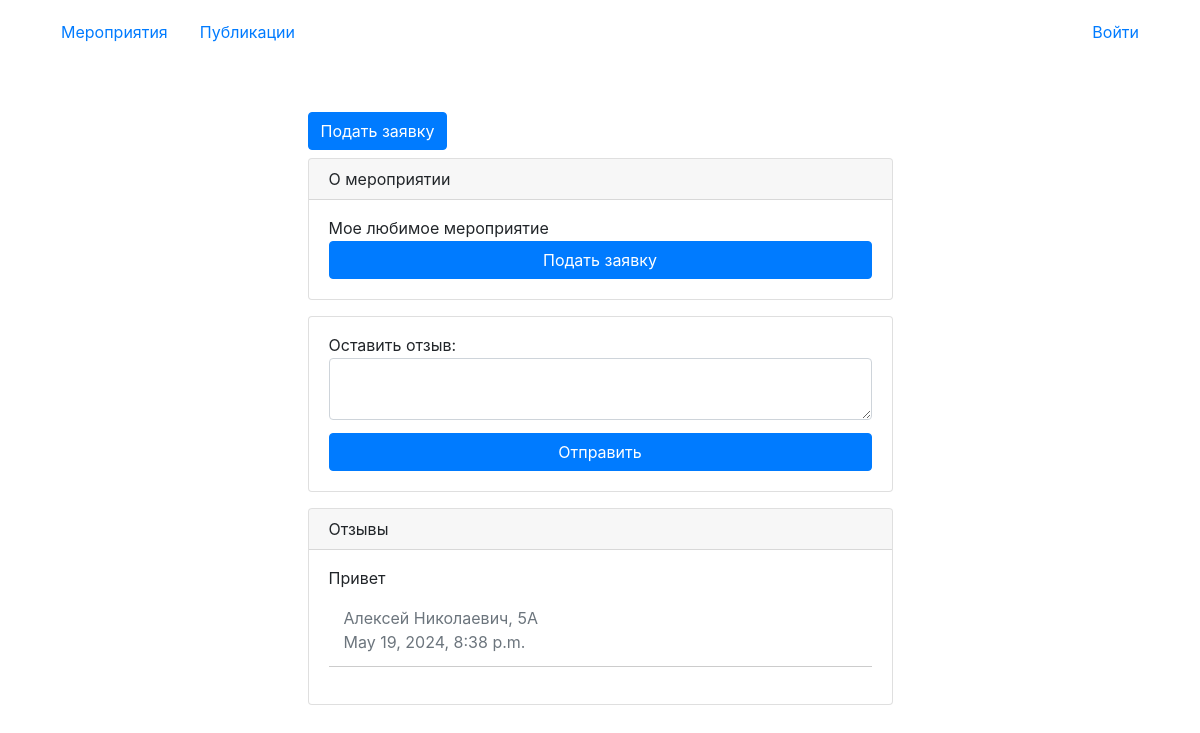
The page /event/22/ on the database as committed earlier.
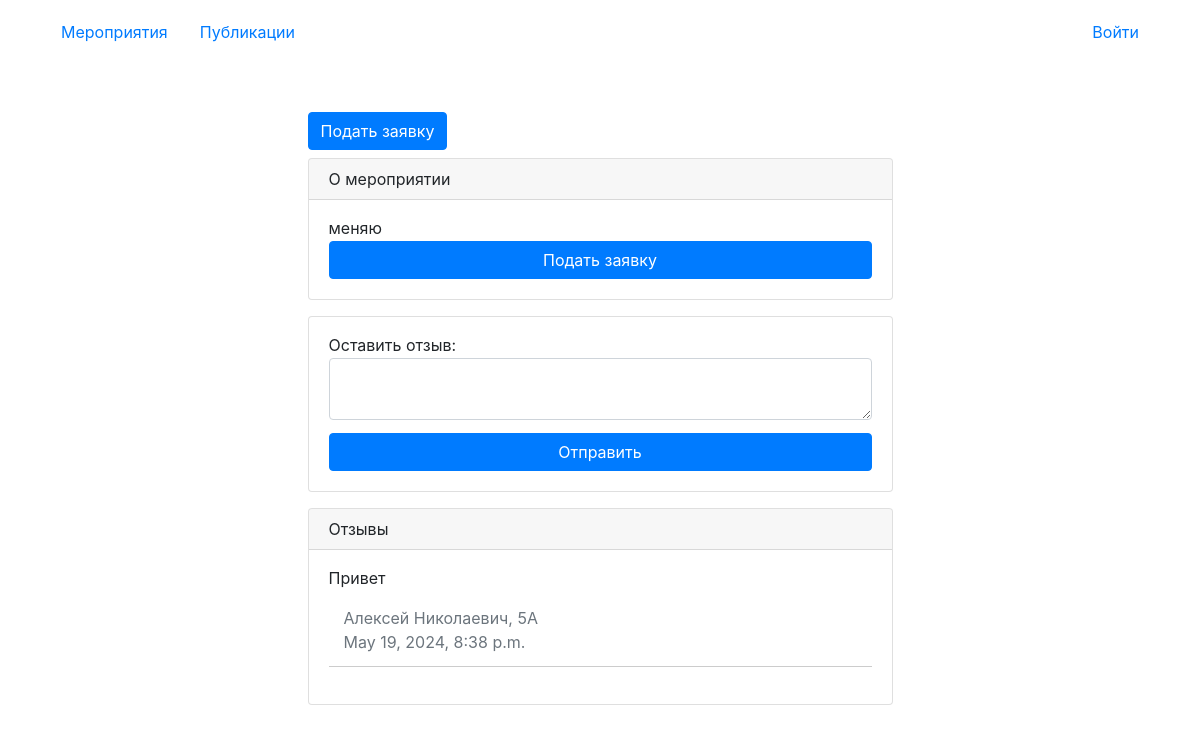
The same page on the database as committed later.
### main/models.py (models this page shows, shortened)
class Event(models.Model):
    title = models.CharField(max_length=255, null=True, blank=True)
    description = models.TextField(null=True, blank=True)
    max_eventers = models.IntegerField(default=100)
    location = models.CharField(max_length=255, null=True, blank=True)
    date_event = models.DateTimeField(null=True, blank=True)
    event_type = models.ForeignKey('EventType', on_delete=models.CASCADE)
    education_level = models.ForeignKey('EducationLevel', on_delete=models.CASCADE)
    responsible = models.ForeignKey('CustomUser', null=True, blank=True, on_delete=models.CASCADE)
    image = models.ImageField(upload_to='images', null=True, blank=True)
    def __str__(self):
        return str(self.title)

### main/views.py (the view)
# urls.py: path("event/<int:pk>/", EventDetailView.as_view(), name="detail_event"),
class EventDetailView(DetailView):
    model = Event
    form_class = CreateEventForm
    template_name = 'event_detail.html'
    def get_context_data(self, **kwargs):
        context = super().get_context_data(**kwargs)
        context["form"] = CreateEventForm(context['event'].__dict__)
        context["feedback_form"] = FeedbackForm()
        context["feedback_list"] = Feedback.objects.select_related('event').filter(event_id=context['event'].id).order_by('-time_submit')
        context['user_is_staff'] = self.request.user.is_staff
        return context

### main/forms.py
class FeedbackForm(forms.ModelForm):
    feedback = forms.CharField(
        error_messages={'required': 'Пустой отзыв отправить нельзя!'},
        widget=forms.Textarea(attrs={"class": "form-control", "rows": 2}),
        label='Оставить отзыв'
    )
    class Meta:
        model = Feedback
        fields = ['feedback']

### main/models.py (called while the page is built)
    def __str__(self) -> str:
        return f"{self.username} {self.last_name}, {self.class_scool}"

### main/templates/event_detail.html (shortened to what this page needs)
{% extends 'base.html' %}
{% load static %}
{% block content %}
<div class="nav mb-2 d-flex justify-content-between">
    {% if user.is_staff %}
    <div class="btn-group">
        <a href="{% url 'applications' object.id 'apply' %}" class="btn btn-success">Заявки</a>
        <a href="{% url 'applications' object.id 'visit_log' %}" class="btn btn-warning">Журнал</a>
    </div>
    <form action="{% url 'delete_event' %}" method="post">
        {% csrf_token %}
        <input type="hidden" readonly name="event" value="{{ event.id }}">
        <input type="submit" class="btn btn-danger" value="Удалить">
    </form>
    {% else %}
    <a href="{% url 'apply' %}" class="btn btn-primary">Подать заявку</a>
    {% endif %}
</div>
<div class="card">
    <div class="card-header">
        О мероприятии
    </div>
    <div class="card-body">
        <form action="" method="post" class="create__form d-flex flex-column w-full" enctype="multipart/form-data">
            {{ object }}
            {% if user_is_staff %}
            <a class="btn btn-primary ms-auto" aria-current="page" href="{% url 'edit_event' object.pk %}">Редактировать событие</a>
            {% else %}
            {% if user.is_authenticated %}
            <a class="btn btn-primary ms-auto" aria-current="page"  href="{% url 'subscribe' object.pk %}" class="nav-link">Подать заявку</a>
            {% comment %} <button type="submit" class="btn btn-primary">Подать заявку</button> {% endcomment %}
            {% else %}
            <a class="btn btn-primary ms-auto" aria-current="page"  href="{% url 'login' %}" class="nav-link">Подать заявку</a>
            {% endif %}
            {% endif %}
        </form>
    </div>
</div>
<div class="card mt-3">
    <div class="card-body">
        <form action="{% url 'create_feedback' %}" method="post" class="create__form d-flex flex-column w-full" enctype="multipart/form-data">
            {{ feedback_form }}
            <button type="submit" class="btn btn-primary mt-2">Отправить</button>
        </form>
    </div>
</div>
<div class="card mt-3">
    <div class="card-header">
        Отзывы
    </div>
    <div class="card-body">
        <ul class="list-group">
            {% for object in feedback_list %}
            <li class="row d-flex flex-column w-full">
                <div class="col-12 mb-4">{{ object.feedback }}</div>
                <div class="col-12 d-flex justify-content-between">
                    <div class="col-9 d-flex flex-column">
                        <p class="mb-2 text-end text-muted fs-6">{{ object.user }}</p>
                        <span class="text-end text-muted fs-6">{{ object.time_submit }}</span>
                    </div>
                </div>
            </li>
            <hr/>
            {% empty %}
            <li>Отзывов нет.</li>
            {% endfor %}
        </ul>
    </div>
</div>
{% endblock %}

Rows that differ between the two databases and show on the page:
changed Event: title "Мое любимое мероприятие" → "меняю"
